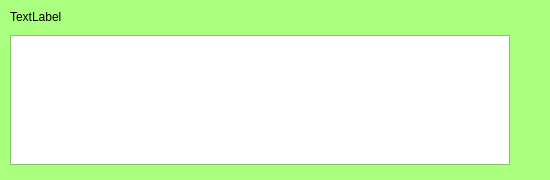
<?xml version="1.0" encoding="UTF-8"?>
<ui version="4.0">
 <class>QMyItem</class>
 <widget class="QWidget" name="QMyItem">
  <property name="geometry">
   <rect>
    <x>0</x>
    <y>0</y>
    <width>550</width>
    <height>180</height>
   </rect>
  </property>
  <property name="sizePolicy">
   <sizepolicy hsizetype="Fixed" vsizetype="Fixed">
    <horstretch>0</horstretch>
    <verstretch>0</verstretch>
   </sizepolicy>
  </property>
  <property name="palette">
   <palette>
    <active>
     <colorrole role="WindowText">
      <brush brushstyle="SolidPattern">
       <color alpha="255">
        <red>0</red>
        <green>0</green>
        <blue>0</blue>
       </color>
      </brush>
     </colorrole>
     <colorrole role="Button">
      <brush brushstyle="SolidPattern">
       <color alpha="255">
        <red>170</red>
        <green>255</green>
        <blue>127</blue>
       </color>
      </brush>
     </colorrole>
     <colorrole role="Light">
      <brush brushstyle="SolidPattern">
       <color alpha="255">
        <red>255</red>
        <green>255</green>
        <blue>255</blue>
       </color>
      </brush>
     </colorrole>
     <colorrole role="Midlight">
      <brush brushstyle="SolidPattern">
       <color alpha="255">
        <red>212</red>
        <green>255</green>
        <blue>191</blue>
       </color>
      </brush>
     </colorrole>
     <colorrole role="Dark">
      <brush brushstyle="SolidPattern">
       <color alpha="255">
        <red>85</red>
        <green>127</green>
        <blue>63</blue>
       </color>
      </brush>
     </colorrole>
     <colorrole role="Mid">
      <brush brushstyle="SolidPattern">
       <color alpha="255">
        <red>113</red>
        <green>170</green>
        <blue>84</blue>
       </color>
      </brush>
     </colorrole>
     <colorrole role="Text">
      <brush brushstyle="SolidPattern">
       <color alpha="255">
        <red>0</red>
        <green>0</green>
        <blue>0</blue>
       </color>
      </brush>
     </colorrole>
     <colorrole role="BrightText">
      <brush brushstyle="SolidPattern">
       <color alpha="255">
        <red>255</red>
        <green>255</green>
        <blue>255</blue>
       </color>
      </brush>
     </colorrole>
     <colorrole role="ButtonText">
      <brush brushstyle="SolidPattern">
       <color alpha="255">
        <red>0</red>
        <green>0</green>
        <blue>0</blue>
       </color>
      </brush>
     </colorrole>
     <colorrole role="Base">
      <brush brushstyle="SolidPattern">
       <color alpha="255">
        <red>255</red>
        <green>255</green>
        <blue>255</blue>
       </color>
      </brush>
     </colorrole>
     <colorrole role="Window">
      <brush brushstyle="SolidPattern">
       <color alpha="255">
        <red>170</red>
        <green>255</green>
        <blue>127</blue>
       </color>
      </brush>
     </colorrole>
     <colorrole role="Shadow">
      <brush brushstyle="SolidPattern">
       <color alpha="255">
        <red>0</red>
        <green>0</green>
        <blue>0</blue>
       </color>
      </brush>
     </colorrole>
     <colorrole role="AlternateBase">
      <brush brushstyle="SolidPattern">
       <color alpha="255">
        <red>212</red>
        <green>255</green>
        <blue>191</blue>
       </color>
      </brush>
     </colorrole>
     <colorrole role="ToolTipBase">
      <brush brushstyle="SolidPattern">
       <color alpha="255">
        <red>255</red>
        <green>255</green>
        <blue>220</blue>
       </color>
      </brush>
     </colorrole>
     <colorrole role="ToolTipText">
      <brush brushstyle="SolidPattern">
       <color alpha="255">
        <red>0</red>
        <green>0</green>
        <blue>0</blue>
       </color>
      </brush>
     </colorrole>
     <colorrole role="PlaceholderText">
      <brush brushstyle="SolidPattern">
       <color alpha="128">
        <red>0</red>
        <green>0</green>
        <blue>0</blue>
       </color>
      </brush>
     </colorrole>
    </active>
    <inactive>
     <colorrole role="WindowText">
      <brush brushstyle="SolidPattern">
       <color alpha="255">
        <red>0</red>
        <green>0</green>
        <blue>0</blue>
       </color>
      </brush>
     </colorrole>
     <colorrole role="Button">
      <brush brushstyle="SolidPattern">
       <color alpha="255">
        <red>170</red>
        <green>255</green>
        <blue>127</blue>
       </color>
      </brush>
     </colorrole>
     <colorrole role="Light">
      <brush brushstyle="SolidPattern">
       <color alpha="255">
        <red>255</red>
        <green>255</green>
        <blue>255</blue>
       </color>
      </brush>
     </colorrole>
     <colorrole role="Midlight">
      <brush brushstyle="SolidPattern">
       <color alpha="255">
        <red>212</red>
        <green>255</green>
        <blue>191</blue>
       </color>
      </brush>
     </colorrole>
     <colorrole role="Dark">
      <brush brushstyle="SolidPattern">
       <color alpha="255">
        <red>85</red>
        <green>127</green>
        <blue>63</blue>
       </color>
      </brush>
     </colorrole>
     <colorrole role="Mid">
      <brush brushstyle="SolidPattern">
       <color alpha="255">
        <red>113</red>
        <green>170</green>
        <blue>84</blue>
       </color>
      </brush>
     </colorrole>
     <colorrole role="Text">
      <brush brushstyle="SolidPattern">
       <color alpha="255">
        <red>0</red>
        <green>0</green>
        <blue>0</blue>
       </color>
      </brush>
     </colorrole>
     <colorrole role="BrightText">
      <brush brushstyle="SolidPattern">
       <color alpha="255">
        <red>255</red>
        <green>255</green>
        <blue>255</blue>
       </color>
      </brush>
     </colorrole>
     <colorrole role="ButtonText">
      <brush brushstyle="SolidPattern">
       <color alpha="255">
        <red>0</red>
        <green>0</green>
        <blue>0</blue>
       </color>
      </brush>
     </colorrole>
     <colorrole role="Base">
      <brush brushstyle="SolidPattern">
       <color alpha="255">
        <red>255</red>
        <green>255</green>
        <blue>255</blue>
       </color>
      </brush>
     </colorrole>
     <colorrole role="Window">
      <brush brushstyle="SolidPattern">
       <color alpha="255">
        <red>170</red>
        <green>255</green>
        <blue>127</blue>
       </color>
      </brush>
     </colorrole>
     <colorrole role="Shadow">
      <brush brushstyle="SolidPattern">
       <color alpha="255">
        <red>0</red>
        <green>0</green>
        <blue>0</blue>
       </color>
      </brush>
     </colorrole>
     <colorrole role="AlternateBase">
      <brush brushstyle="SolidPattern">
       <color alpha="255">
        <red>212</red>
        <green>255</green>
        <blue>191</blue>
       </color>
      </brush>
     </colorrole>
     <colorrole role="ToolTipBase">
      <brush brushstyle="SolidPattern">
       <color alpha="255">
        <red>255</red>
        <green>255</green>
        <blue>220</blue>
       </color>
      </brush>
     </colorrole>
     <colorrole role="ToolTipText">
      <brush brushstyle="SolidPattern">
       <color alpha="255">
        <red>0</red>
        <green>0</green>
        <blue>0</blue>
       </color>
      </brush>
     </colorrole>
     <colorrole role="PlaceholderText">
      <brush brushstyle="SolidPattern">
       <color alpha="128">
        <red>0</red>
        <green>0</green>
        <blue>0</blue>
       </color>
      </brush>
     </colorrole>
    </inactive>
    <disabled>
     <colorrole role="WindowText">
      <brush brushstyle="SolidPattern">
       <color alpha="255">
        <red>85</red>
        <green>127</green>
        <blue>63</blue>
       </color>
      </brush>
     </colorrole>
     <colorrole role="Button">
      <brush brushstyle="SolidPattern">
       <color alpha="255">
        <red>170</red>
        <green>255</green>
        <blue>127</blue>
       </color>
      </brush>
     </colorrole>
     <colorrole role="Light">
      <brush brushstyle="SolidPattern">
       <color alpha="255">
        <red>255</red>
        <green>255</green>
        <blue>255</blue>
       </color>
      </brush>
     </colorrole>
     <colorrole role="Midlight">
      <brush brushstyle="SolidPattern">
       <color alpha="255">
        <red>212</red>
        <green>255</green>
        <blue>191</blue>
       </color>
      </brush>
     </colorrole>
     <colorrole role="Dark">
      <brush brushstyle="SolidPattern">
       <color alpha="255">
        <red>85</red>
        <green>127</green>
        <blue>63</blue>
       </color>
      </brush>
     </colorrole>
     <colorrole role="Mid">
      <brush brushstyle="SolidPattern">
       <color alpha="255">
        <red>113</red>
        <green>170</green>
        <blue>84</blue>
       </color>
      </brush>
     </colorrole>
     <colorrole role="Text">
      <brush brushstyle="SolidPattern">
       <color alpha="255">
        <red>85</red>
        <green>127</green>
        <blue>63</blue>
       </color>
      </brush>
     </colorrole>
     <colorrole role="BrightText">
      <brush brushstyle="SolidPattern">
       <color alpha="255">
        <red>255</red>
        <green>255</green>
        <blue>255</blue>
       </color>
      </brush>
     </colorrole>
     <colorrole role="ButtonText">
      <brush brushstyle="SolidPattern">
       <color alpha="255">
        <red>85</red>
        <green>127</green>
        <blue>63</blue>
       </color>
      </brush>
     </colorrole>
     <colorrole role="Base">
      <brush brushstyle="SolidPattern">
       <color alpha="255">
        <red>170</red>
        <green>255</green>
        <blue>127</blue>
       </color>
      </brush>
     </colorrole>
     <colorrole role="Window">
      <brush brushstyle="SolidPattern">
       <color alpha="255">
        <red>170</red>
        <green>255</green>
        <blue>127</blue>
       </color>
      </brush>
     </colorrole>
     <colorrole role="Shadow">
      <brush brushstyle="SolidPattern">
       <color alpha="255">
        <red>0</red>
        <green>0</green>
        <blue>0</blue>
       </color>
      </brush>
     </colorrole>
     <colorrole role="AlternateBase">
      <brush brushstyle="SolidPattern">
       <color alpha="255">
        <red>170</red>
        <green>255</green>
        <blue>127</blue>
       </color>
      </brush>
     </colorrole>
     <colorrole role="ToolTipBase">
      <brush brushstyle="SolidPattern">
       <color alpha="255">
        <red>255</red>
        <green>255</green>
        <blue>220</blue>
       </color>
      </brush>
     </colorrole>
     <colorrole role="ToolTipText">
      <brush brushstyle="SolidPattern">
       <color alpha="255">
        <red>0</red>
        <green>0</green>
        <blue>0</blue>
       </color>
      </brush>
     </colorrole>
     <colorrole role="PlaceholderText">
      <brush brushstyle="SolidPattern">
       <color alpha="128">
        <red>0</red>
        <green>0</green>
        <blue>0</blue>
       </color>
      </brush>
     </colorrole>
    </disabled>
   </palette>
  </property>
  <property name="windowTitle">
   <string>QMyItem</string>
  </property>
  <widget class="QTextBrowser" name="textBrowser">
   <property name="geometry">
    <rect>
     <x>10</x>
     <y>35</y>
     <width>500</width>
     <height>130</height>
    </rect>
   </property>
   <property name="sizePolicy">
    <sizepolicy hsizetype="Expanding" vsizetype="Expanding">
     <horstretch>0</horstretch>
     <verstretch>0</verstretch>
    </sizepolicy>
   </property>
   <property name="minimumSize">
    <size>
     <width>500</width>
     <height>130</height>
    </size>
   </property>
   <property name="maximumSize">
    <size>
     <width>500</width>
     <height>130</height>
    </size>
   </property>
  </widget>
  <widget class="ClickLabel" name="label">
   <property name="geometry">
    <rect>
     <x>10</x>
     <y>2</y>
     <width>500</width>
     <height>30</height>
    </rect>
   </property>
   <property name="minimumSize">
    <size>
     <width>500</width>
     <height>30</height>
    </size>
   </property>
   <property name="maximumSize">
    <size>
     <width>500</width>
     <height>30</height>
    </size>
   </property>
   <property name="cursor">
    <cursorShape>PointingHandCursor</cursorShape>
   </property>
   <property name="autoFillBackground">
    <bool>false</bool>
   </property>
   <property name="text">
    <string>TextLabel</string>
   </property>
  </widget>
 </widget>
 <layoutdefault spacing="6" margin="11"/>
 <customwidgets>
  <customwidget>
   <class>ClickLabel</class>
   <extends>QLabel</extends>
   <header>clicklabel.h</header>
  </customwidget>
 </customwidgets>
 <resources/>
 <connections/>
</ui>
